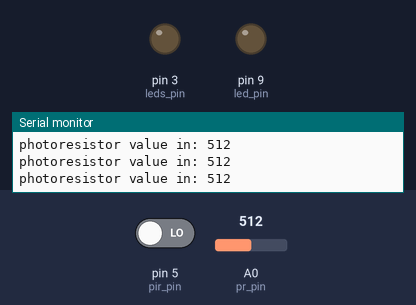
A sketch run on a simulated Arduino Uno, built with avr-gcc and run on an emulated ATmega328P. Shown: output pins drawn as LEDs (lit = HIGH), the last lines printed to the serial monitor. Dashed ring = blinking. The test bench sets the inputs (shaded band); at power-on: A0 (pr_pin) = 512, pin 5 (pir_pin) LOW.

Above: at 1.2 s.
1.3 s: A0 (pr_pin) set to 107
4.3 s: A0 (pr_pin) set to 91
At 5.5 s:
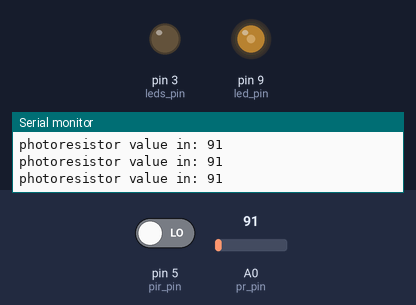
5.8 s: A0 (pr_pin) set to 1023
At 7.2 s:
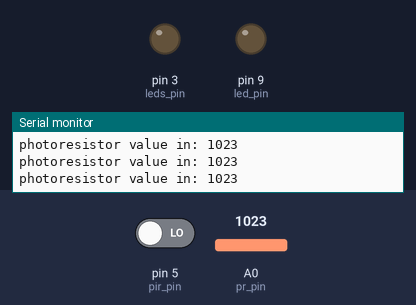
8.8 s: A0 (pr_pin) set to 5
At 9.2 s:
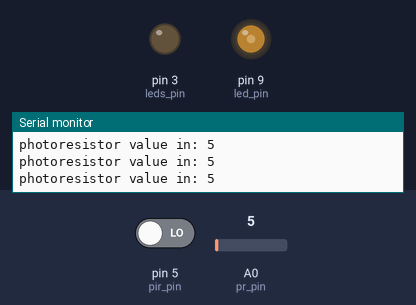
10.3 s: pin 5 (pir_pin) driven HIGH
At 12.1 s:
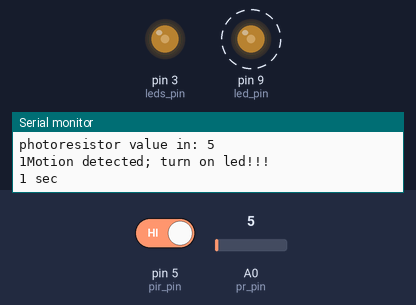
Timing chart, 0 to 14.3 s (numbered marks = the images above; inputs shaded):
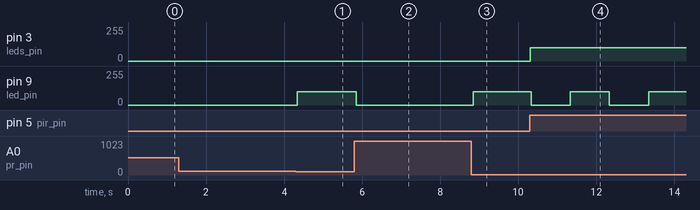

Measured:
- the behaviour switches between 100 and 99 on A0 (pr_pin) (found by bisection; images 0 and 1)
- after the input at 4.3 s, pin 9 (led_pin): 0/255 → 100/255 at once
- after the input at 5.8 s, pin 9 (led_pin): 100/255 → 0/255 after 0.05 s
- after the input at 8.8 s, pin 9 (led_pin): 0/255 → 100/255 at once
- after the input at 10.3 s, pin 3 (leds_pin): 0/255 → 100/255 at once; pin 9 (led_pin): alternates 100/255 for 1.0 s and 0/255 for 1.0 s, starting at once

The sketch:

final_project.ino
```cpp
/* HCDE 439 Final Project!
 *  Jocelyn Chen
 *  Thursday 3.10.2022
 *
 *  Program: Make LED strip light up along staircase if motion is detected (when it is dark).
 *
*/

const int led_pin = 9;            // pin for red LED (used to indicate that motion sensor is active)
const int pir_pin = 5;            // pin for PIR motion sensor module output pin (read HIGH or LOW)
const int leds_pin = 3;           // pin for LED Strip
const int pr_pin = A0;            // pin for photoresistor sensor (detect if it is dark)
int pir_value = 0;                // status of PIR motion sensor
int pr_value = 0;                 // status of photoresistor

/// SETUP FUNCTION ///
// the setup function runs once when you press reset or power the arduino
void setup() {
  // set pin for red LED as OUTPUT
  pinMode(led_pin, OUTPUT);
  // set pin for LED strip as OUTPUT
  pinMode(leds_pin, OUTPUT);
  // set pin for PIR motion sensor as INPUT
  pinMode(pir_pin, INPUT);
  // intialize LED strip as off (analog value to 0)
  analogWrite(leds_pin, 0);
  // initialize serial communication at 9600 bits per second
  Serial.begin(9600);
}

/// COUNT THIRTY FUNCTION ///
// Blinks red LED on and off 30 times (as a time indicator for showing thirty seconds have passed)
void countThirty() {
  // integer for counting the number of seconds
  int num_sec = 0;
  // loop 15 times
  for (int i = 0; i < 15; i++) {
    // turn red LED off (set analog value to 0)
    analogWrite(led_pin, 0);
    // wait 1 second
    delay(1000);
    // increment num_sec variable up by one
    num_sec++;
    // for debugging: print out current number of seconds to serial monitor
    Serial.print(num_sec);
    Serial.println(" sec");
    // turn red LED on (set analog value to 100)
    analogWrite(led_pin, 100);
    // wait 1 second
    delay(1000);
    // increment num_sec variable up by one
    num_sec++;
    // for debugging: print out current number of seconds to serial monitor
    Serial.print(num_sec);
    Serial.println(" sec");
  }
}

/// LOOP FUNCTION ///
// the loop function runs over and over again forever
void loop(){
  // read the analog in value of the photoresistor
  pr_value = analogRead(pr_pin);

  // for debugging: print out photoresistor values to the serial monitor
  Serial.print("photoresistor value in: ");
  Serial.println(pr_value);

  // if analog in from photoresistor is less than 100 (detects that it is dark)
  if (pr_value < 100) {
    // turn red LED on (set analog value to 100)
    analogWrite(led_pin, 100);
    // read the digital in value of the PIR motion sensor (detect if there is motion; 1 if motion, 0 if no motion)
    pir_value = digitalRead(pir_pin);
    // if motion is detected
    if (pir_value == HIGH) {
      // turn LED strip on (set analog value to 100);
      analogWrite(leds_pin, 100);
      // print out PIR motion sensor value to serial monitor
      Serial.print(pir_value);
      // print out motion detected message to serial monitor
      Serial.println("Motion detected; turn on led!!!");
      // wait 30 seconds
      countThirty();
    } else { // no motion detected
      // turn LED strip off if there is no motion
      analogWrite(leds_pin, 0);
    }
  } else { // photoresistor value > 100 (not dark)
    // turn red LED off (set analog value to 0)
    analogWrite(led_pin, 0);
  }
}
```
